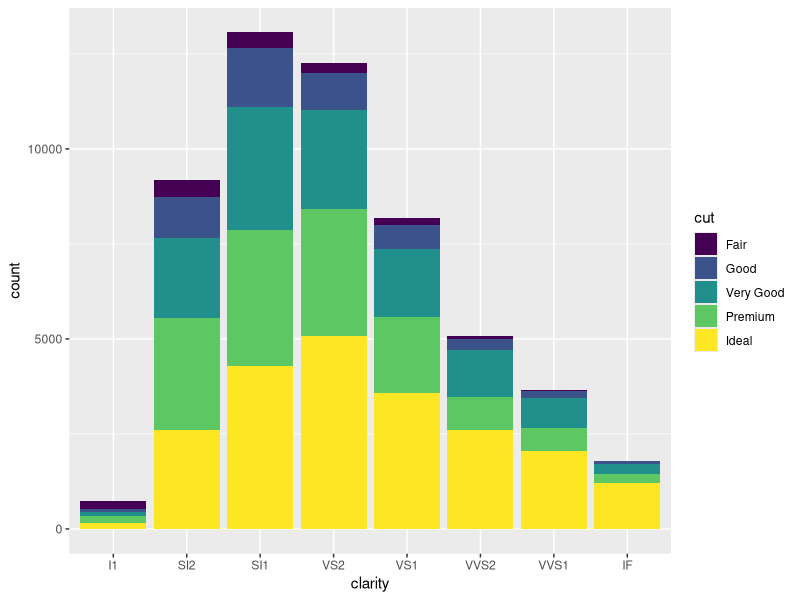
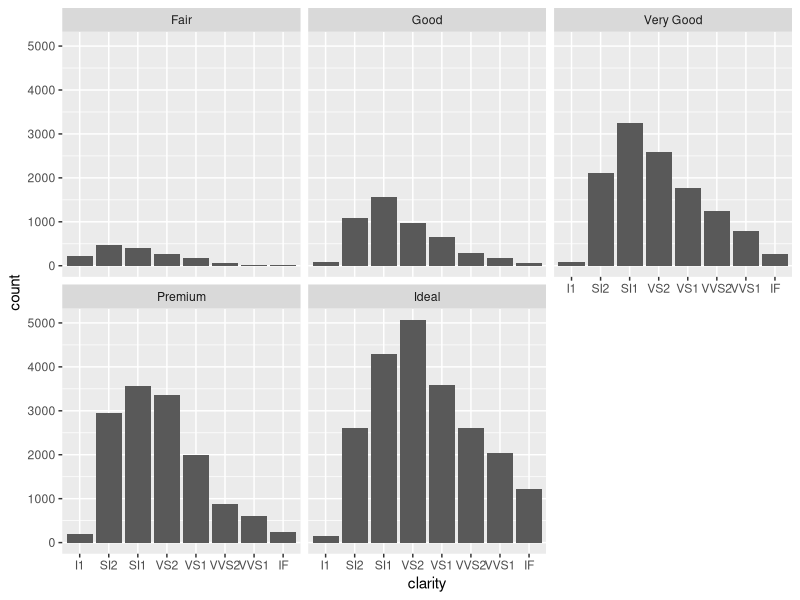
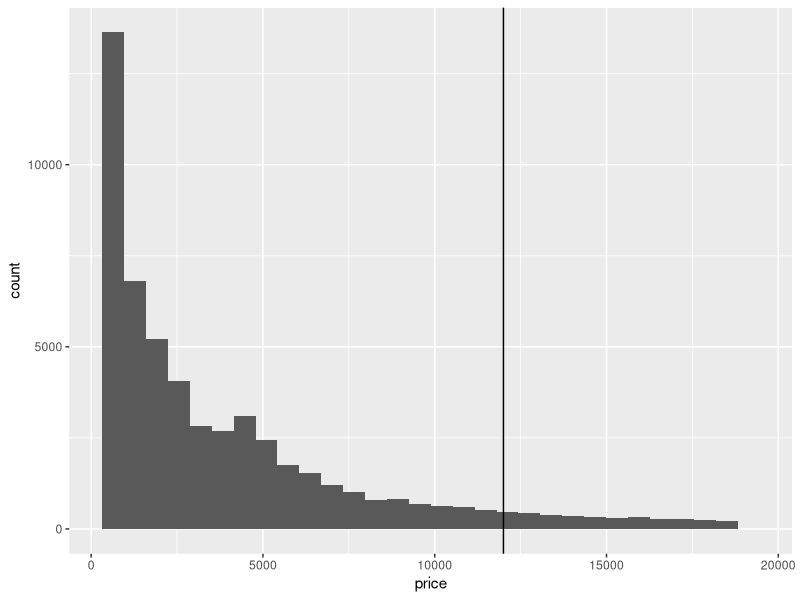
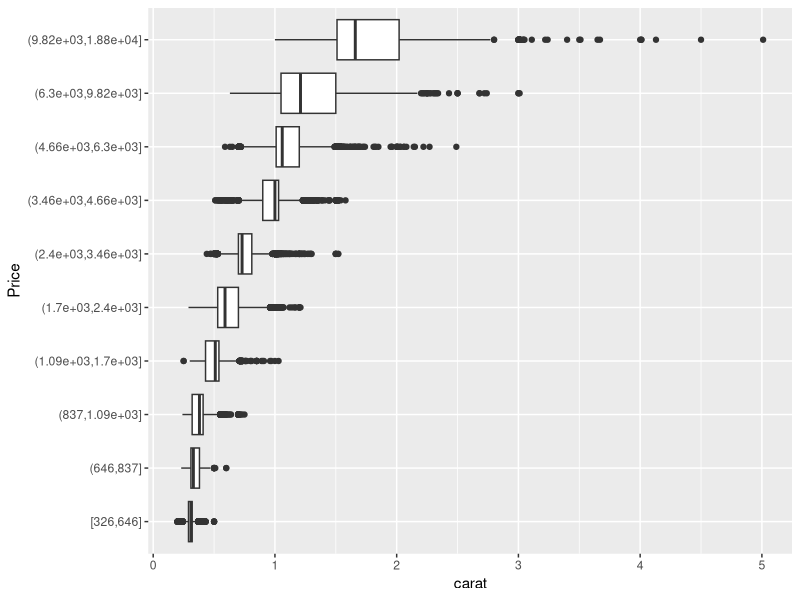
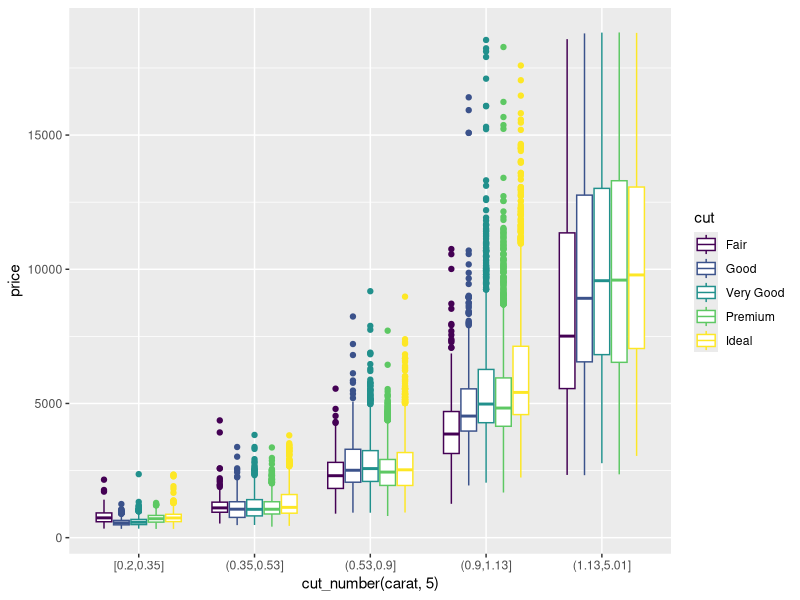

Source code (R) for these figures, in order:
require(ggplot2) # or load package first
data(diamonds)
head(diamonds) # look at the data!
#
ggplot(diamonds, aes(clarity, fill=cut)) + geom_bar()
ggplot(diamonds, aes(clarity)) + geom_bar() + facet_wrap(~ cut)
ggplot(diamonds) + geom_histogram(aes(x=price)) + geom_vline(xintercept=12000)


ggplot(diamonds, aes(x = cut_number(price, 10), y = carat)) +
  geom_boxplot() +
  coord_flip() +
  xlab("Price")

ggplot(diamonds, aes(x = cut_number(carat, 5), y =
                       price, colour = cut)) +
  geom_boxplot()
